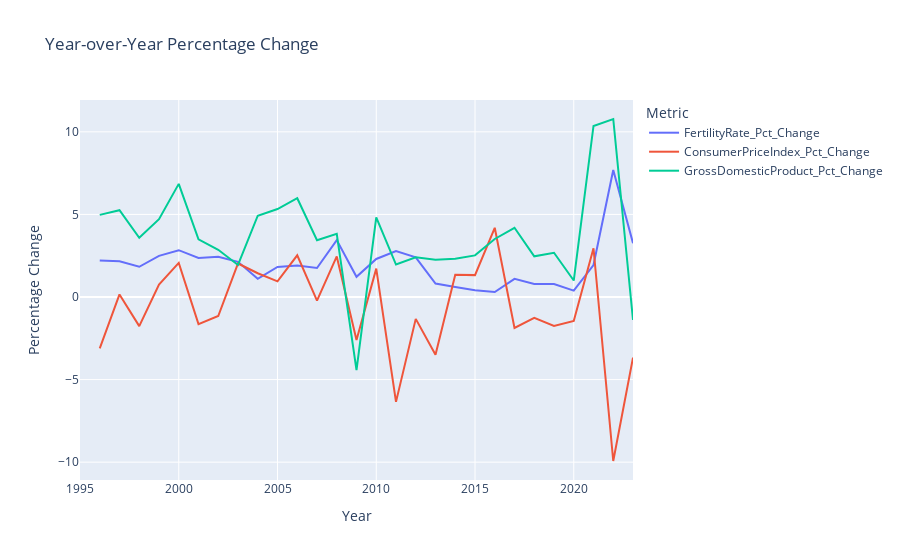

Notebook code cell kept with this figure:
### Code cell
# Create an interactive line plot with Plotly
fig = px.line(final_selected, x='TID', y=[
    'FertilityRate_Pct_Change', 'ConsumerPriceIndex_Pct_Change', 'GrossDomesticProduct_Pct_Change'],
    labels={
        'value': 'Percentage Change (%)',
        'variable': 'Metrics',
        'TID': 'Year'
    },
    title='Year-over-Year Percentage Change'
)

# Update layout for clearer display
fig.update_layout(
    xaxis_title='Year',
    yaxis_title='Percentage Change',
    legend_title='Metric'
)

# Show the plot
fig.show()

### Figure 1 — Plotly figure (JSON) as saved in the notebook; plotly's stock layout.template omitted (floating-point values rounded to 4 significant figures)
{"data": [{"hovertemplate": "Metrics=FertilityRate_Pct_Change<br>Year=%{x}<br>Percentage Change (%)=%{y}<extra></extra>", "legendgroup": "FertilityRate_Pct_Change", "line": {"color": "#636efa", "dash": "solid"}, "marker": {"symbol": "circle"}, "mode": "lines", "name": "FertilityRate_Pct_Change", "orientation": "v", "showlegend": true, "type": "scatter", "x": [1995, 1996, 1997, 1998, 1999, 2000, 2001, 2002, 2003, 2004, 2005, 2006, 2007, 2008, 2009, 2010, 2011, 2012, 2013, 2014, 2015, 2016, 2017, 2018, 2019, 2020, 2021, 2022, 2023], "xaxis": "x", "y": [null, 2.206, 2.158, 1.831, 2.49, 2.834, 2.362, 2.436, 2.128, 1.103, 1.818, 1.905, 1.752, 3.444, 1.221, 2.303, 2.787, 2.398, 0.8147, 0.6061, 0.4016, 0.3, 1.097, 0.789, 0.7828, 0.3883, 1.934, 7.685, 3.26], "yaxis": "y"}, {"hovertemplate": "Metrics=ConsumerPriceIndex_Pct_Change<br>Year=%{x}<br>Percentage Change (%)=%{y}<extra></extra>", "legendgroup": "ConsumerPriceIndex_Pct_Change", "line": {"color": "#EF553B", "dash": "solid"}, "marker": {"symbol": "circle"}, "mode": "lines", "name": "ConsumerPriceIndex_Pct_Change", "orientation": "v", "showlegend": true, "type": "scatter", "x": [1995, 1996, 1997, 1998, 1999, 2000, 2001, 2002, 2003, 2004, 2005, 2006, 2007, 2008, 2009, 2010, 2011, 2012, 2013, 2014, 2015, 2016, 2017, 2018, 2019, 2020, 2021, 2022, 2023], "xaxis": "x", "y": [null, -3.105, 0.154, -1.765, 0.7593, 2.065, -1.646, -1.152, 2.029, 1.438, 0.9467, 2.525, -0.2219, 2.457, -2.605, 1.718, -6.349, -1.324, -3.499, 1.348, 1.325, 4.19, -1.876, -1.267, -1.752, -1.453, 2.95, -9.93, -3.671], "yaxis": "y"}, {"hovertemplate": "Metrics=GrossDomesticProduct_Pct_Change<br>Year=%{x}<br>Percentage Change (%)=%{y}<extra></extra>", "legendgroup": "GrossDomesticProduct_Pct_Change", "line": {"color": "#00cc96", "dash": "solid"}, "marker": {"symbol": "circle"}, "mode": "lines", "name": "GrossDomesticProduct_Pct_Change", "orientation": "v", "showlegend": true, "type": "scatter", "x": [1995, 1996, 1997, 1998, 1999, 2000, 2001, 2002, 2003, 2004, 2005, 2006, 2007, 2008, 2009, 2010, 2011, 2012, 2013, 2014, 2015, 2016, 2017, 2018, 2019, 2020, 2021, 2022, 2023], "xaxis": "x", "y": [null, 4.973, 5.253, 3.583, 4.708, 6.849, 3.492, 2.857, 1.941, 4.92, 5.326, 5.981, 3.436, 3.821, -4.432, 4.822, 1.964, 2.402, 2.256, 2.309, 2.52, 3.512, 4.192, 2.462, 2.679, 0.9984, 10.35, 10.78, -1.389], "yaxis": "y"}], "layout": {"legend": {"title": {"text": "Metric"}, "tracegroupgap": 0}, "title": {"text": "Year-over-Year Percentage Change"}, "xaxis": {"anchor": "y", "domain": [0, 1], "title": {"text": "Year"}}, "yaxis": {"anchor": "x", "domain": [0, 1], "title": {"text": "Percentage Change"}}}}
